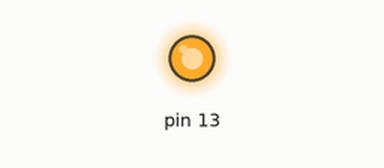
This sketch was run on a simulated Arduino Uno, built with avr-gcc and run on an emulated ATmega328P. On the bench: output pins drawn as LEDs (lit = HIGH).

Above: at 0.15 s.
At 10.9 s:
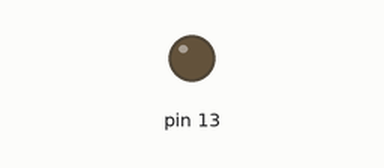
Timing chart, 0 to 16.4 s (numbered marks = the images above):
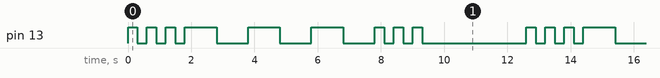

The sketch:

arduino_sos.ino
```cpp
void setup()
{
  pinMode(13, OUTPUT);
}

void loop(){
  for (int i = 0; i < 3; i = i + 1){
    digitalWrite(13, HIGH);
    delay(300);
    digitalWrite(13, LOW);
    delay(300);
  }
  for (int x = 0; x < 3; x = x + 1){
    digitalWrite(13, HIGH);
    delay(1000);
    digitalWrite(13, LOW);
    delay(1000);
  }
  for (int d = 0; d < 3; d = d + 1){
    digitalWrite(13, HIGH);
    delay(300);
    digitalWrite(13, LOW);
    delay(300);
  }
  delay(3000);
}
```

Measured:
- by itself, pin 13: repeats every 12.6 s: 2 × (LOW 0.30 s, HIGH 0.30 s), LOW 0.30 s, 3 × (HIGH 1.0 s, LOW 1.0 s), 2 × (HIGH 0.30 s, LOW 0.30 s), HIGH 0.30 s, LOW 3.3 s, HIGH 0.30 s
- by itself, everything shown: repeats every 12.6 s, in 18 steps
